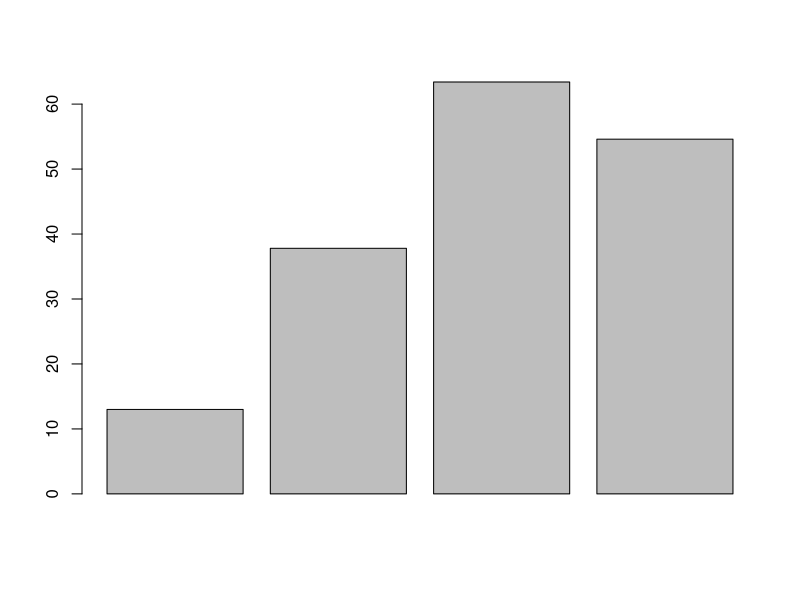
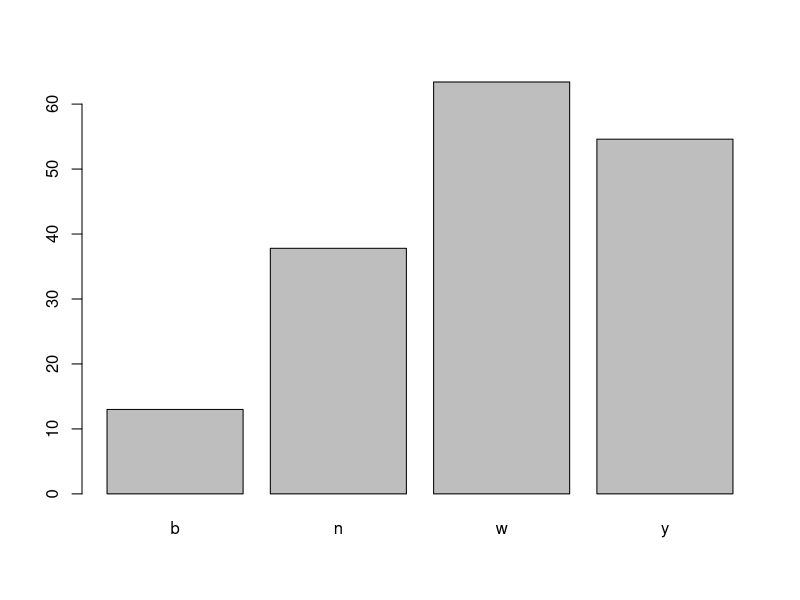
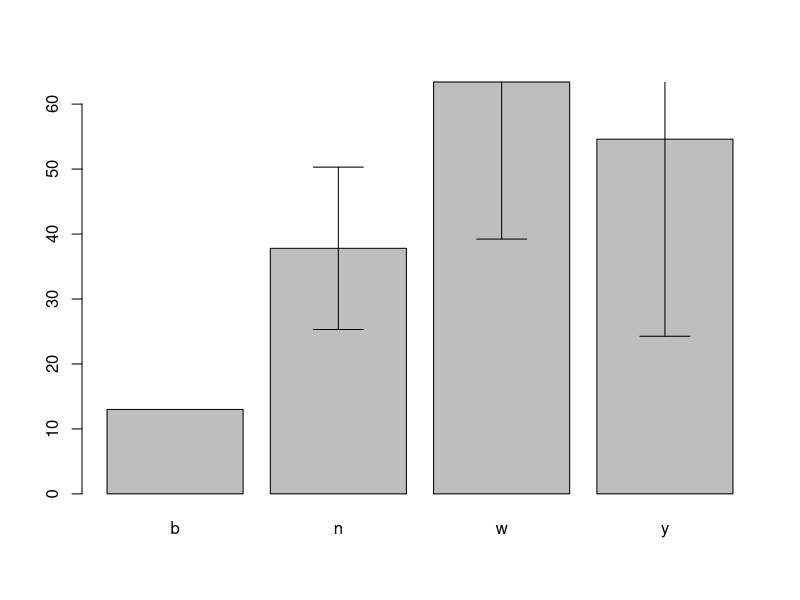
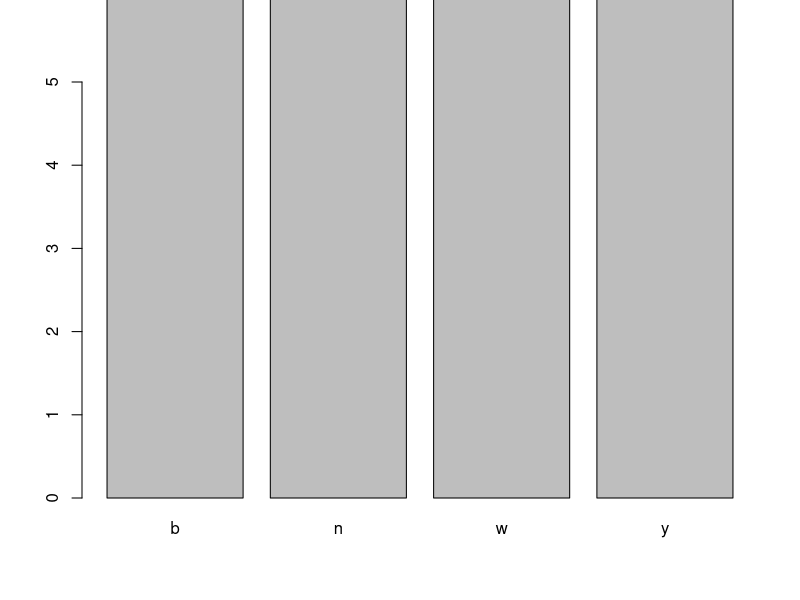

Generate these figures, in order, with R: (Note: this script raises an error after producing the figures.)
# With the data frame you created last week you will:

dolomedes <- c('a','b','c','d','e','f','g','h','i','j','k','l','m','n','o')
pardosa <- c('w','w','w','w','w','y','y','y','y','y','n','n','n','n','n')
pennsylvinica <- c(1,2,3,4,5,6,7,8,9,10,11,12,13,14,15)
tigrosa <- c(42,43,56,78,98,87,76,9,56,45,57,32,34,24,42)
pirata <- c(1.1,1.2,1.3,1.4,1.5,2.1,2.2,2.3,2.4,2.5,3.1,3.2,3.3,3.4,3.5)

data <- cbind(dolomedes, pardosa, pennsylvinica, tigrosa, pirata)
data

df <- as.data.frame(data)
df

colnames(df) <- c('Dolomedes', 'Pardosa','Pennsylvinica','Tigrosa','Pirata')
df

row.names(df) <- df$Dolomedes
df

df[,-1]

add.row <- data.frame('p',"b", 'm', 13, 72)

colnames(add.row) <- colnames(df)

df1 <- rbind(df, add.row)
df1

colnames(df1) <- c('Dolomedes', 'Pardosa','Pennsylvinica','Tigrosa','Pirata')
df

row.names(df1) <- df1$Dolomedes
df1

df2<- df1[,-1]

# Create a barplot for one numeric column, grouped by the character vector with 3 unique values

?aggregate

df1$Tigrosa <- as.numeric(as.character(df1$Tigrosa))

df1.mean <-aggregate(FUN = "mean", df1$Tigrosa ~df1$Pardosa)
df1.mean


colnames(df1.mean) <- c("Factor","Mean")
df1.mean

barplot(df1.mean$Mean)

barplot(df1.mean$Mean, names.arg = df1.mean$Factor)

df1.sd <- aggregate(df1$Tigrosa ~df1$Pardosa, FUN = "sd")

colnames(df1.sd) <- c("Factor","StanDev")
df1.sd

b.plot <- barplot(df1.mean$Mean, names.arg = df1.mean$Factor)

  # Add error bars with mean and standard deviation to the plot

arrows(b.plot, df1.mean$Mean-df1.sd$StanDev,
       b.plot, df1.mean$Mean+df1.sd$StanDev,angle=90,code=3)

b.plot <- barplot(df1.mean$Mean, names.arg = df1.mean$Factor, ylim = c(0,5))

arrows(b.plot, df1.mean$Mean-df1.sd$StanDev,
       b.plot, df1.mean$Mean+df1.sd$StanDev,angle=90,code=3)

  # Change the x and y labels and add a title



b.plot(df1$Tigrosa ~ df1$Pirata, xlab = "Explanatory", ylab = "Response")

plot(df1$Tigrosa ~ df1$Pirata, xlab = "Explanatory", ylab = "Response", main = "Super Spider Bars", 
     cex.axis=0.8, cex.main = 1.3, cex.lab = 1.25, pch=9, col = "rosybrown1")


  # Export the plot as a PDF that is 4 inches wide and 7 inches tall.

# Create a scatter plot between two of your numeric columns.

plot(df1$Pennsylvinica ~ df1$Tigrosa)

  # Change the point shape and color to something NOT used in the example.

?pch
demo("colors)

plot(df1$Pennsylvinica  ~ df1$Tigrosa, xlab = Explanatory", ylab = "Response", main = "My Favorite Scatter Plot", 
     cex.axis=0.8, cex.main = 0.5, cex.lab = 1.25, pch=17, col = "grey40")

plot(df1$Pennsylvinica ~ df1$Tigrosa, xlab = "Explanatory", ylab = "Response", main = "Super Spider Stats", 
     cex.axis=0.8, cex.main = 1.3, cex.lab = 1.25, pch=9, col = "rosybrown1")

  # Change the x and y labels and add a title

plot(df1$Pennsylvinica ~ df1$Tigrosa, xlab = "Explanatory", ylab = "Response")

  # Export the plot as a JPEG by using the "Export" button in the plotting pane.

setwd("C:/GitHub/Shilcusky")

pdf( file = "Super Spider Stats.pdf", width = 6, height = 6)

par(family = "serif")
plot(df1$Pennsylvinica ~ df1$Tigrosa, xlab = "Explanatory", ylab = "Response", main = "Super Spider Stats", 
     cex.axis=0.8, cex.main = 1.3, cex.lab = 1.25, pch=9, col = "rosybrown1", cex = 1.5)

dev.off()


# Upload both plots with the script used to create them to GitHub.
  # Follow the same file naming format as last week for the script.
  # Name plots as Lastname_barplot or Lastname_scatterplot. Save them to your "plots" folder.
